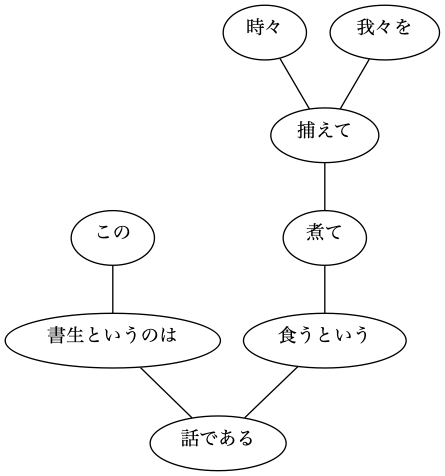

Source code (Python):
#%% [markdown]
# ## 44. 係り受け木の可視化
# 与えられた文の係り受け木を有向グラフとして可視化せよ．可視化には，係り受け木をDOT言語に変換し，Graphvizを用いるとよい．また，Pythonから有向グラフを直接的に可視化するには，pydotを使うとよい．
# ### 参考
# * [PyGraphvizをmacOSにインストールする](https://qiita.com/ryoppippi/items/f484eb995ff1e913dd44)
# * [PyGraphviz Tutorial](http://pygraphviz.github.io/documentation/pygraphviz-1.5/tutorial.html)

#%%
import common05
import pygraphviz as pgv
data = common05.get_chunk_list()

G = pgv.AGraph()

chunks = data[7]

for chunk in chunks:
  node = "".join([morph.surface for morph in chunk.morphs if morph.pos != "記号"])
  if len(node) > 0:
    G.add_node(node)
  if len(chunk.srcs) > 0:
    for src in chunk.srcs:
      a = "".join([morph.surface for morph in chunks[src].morphs if morph.pos != "記号"])
      b = "".join([morph.surface for morph in chunk.morphs if morph.pos != "記号"])
      if len(a) > 0 and len(b) > 0:
        G.add_edge(a, b)


#%%
G.layout(prog='dot')
G.draw('44.png')

#%%
import matplotlib.pyplot as plt
im = plt.imread('./44.png')
plt.imshow(im)
